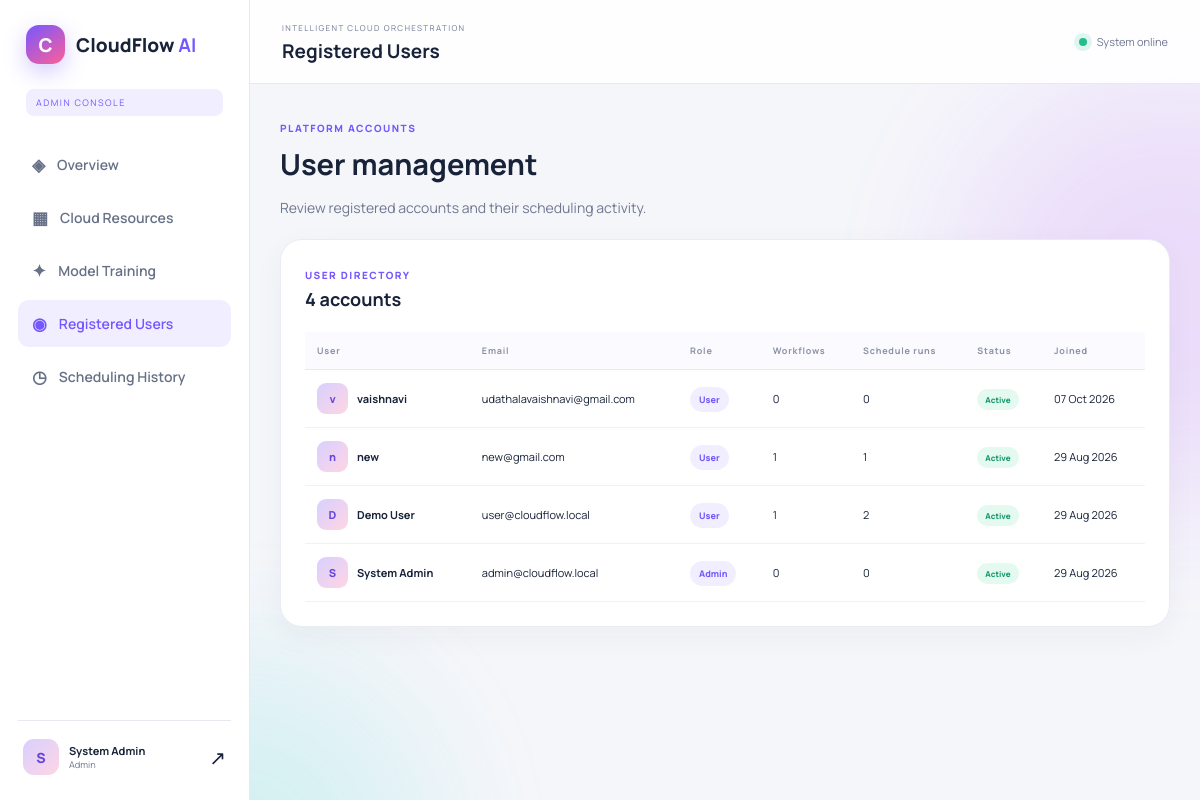
The app's page /admin/users (signed in) with its own data.
### app.py (models this page shows)
class User(db.Model):
    id = db.Column(db.Integer, primary_key=True)
    name = db.Column(db.String(100), nullable=False)
    email = db.Column(db.String(150), unique=True, nullable=False)
    password_hash = db.Column(db.String(255), nullable=False)
    role = db.Column(db.String(20), default="user", nullable=False)
    active = db.Column(db.Boolean, default=True, nullable=False)
    created_at = db.Column(db.DateTime, default=datetime.utcnow)

### app.py (the view)
    @app.route("/admin/users")
    @admin_required
    def users():
        return render_template("users.html", users=User.query.order_by(User.created_at.desc()).all())

### templates/users.html (shortened to what this page needs)
{% extends 'base.html' %}
{% block page_title %}Registered Users{% endblock %}
{% block content %}
<section class="page-intro"><div><small>PLATFORM ACCOUNTS</small><h1>User management</h1><p>Review registered accounts and their scheduling activity.</p></div></section><section class="panel"><div class="panel-head"><div><small>USER DIRECTORY</small><h3>{{ users|length }} accounts</h3></div></div><div class="table-wrap"><table><thead><tr><th>User</th><th>Email</th><th>Role</th><th>Workflows</th><th>Schedule runs</th><th>Status</th><th>Joined</th></tr></thead><tbody>{% for user in users %}<tr><td><div class="user-cell"><span>{{ user.name[0] }}</span><b>{{ user.name }}</b></div></td><td>{{ user.email }}</td><td><span class="badge">{{ user.role|title }}</span></td><td>{{ user.workflows|length }}</td><td>{{ user.schedule_runs|length }}</td><td><span class="status {{ 'ok' if user.active else 'late' }}">{{ 'Active' if user.active else 'Inactive' }}</span></td><td>{{ user.created_at.strftime('%d %b %Y') }}</td></tr>{% endfor %}</tbody></table></div></section>
{% endblock %}

### templates/base.html (shortened to what this page needs)
<!doctype html>
<html lang="en">
<head>
  <link rel="stylesheet" href="{{ url_for('static', filename='css/style.css') }}">
</head>
<body class="{% if session.get('user_id') %}app-body{% else %}public-body{% endif %}">
  {% if session.get('user_id') %}
  <aside class="sidebar" id="sidebar">
    <a class="brand" href="{{ url_for('admin_dashboard' if session.get('role') == 'admin' else 'user_dashboard') }}">
      <span class="brand-mark">C</span><span>CloudFlow <b>AI</b></span>
    </a>
    <div class="role-pill">{{ session.get('role', 'user')|upper }} CONSOLE</div>
    <nav>
      {% if session.get('role') == 'admin' %}
        <a class="{{ 'active' if request.endpoint == 'admin_dashboard' }}" href="{{ url_for('admin_dashboard') }}"><span>◈</span> Overview</a>
        <a class="{{ 'active' if request.endpoint == 'resources' }}" href="{{ url_for('resources') }}"><span>▦</span> Cloud Resources</a>
        <a class="{{ 'active' if request.endpoint == 'training' }}" href="{{ url_for('training') }}"><span>✦</span> Model Training</a>
        <a class="{{ 'active' if request.endpoint == 'users' }}" href="{{ url_for('users') }}"><span>◉</span> Registered Users</a>
      {% else %}
        <a class="{{ 'active' if request.endpoint == 'user_dashboard' }}" href="{{ url_for('user_dashboard') }}"><span>◈</span> Dashboard</a>
        <a class="{{ 'active' if request.endpoint == 'create_workflow' }}" href="{{ url_for('create_workflow') }}"><span>＋</span> New Workflow</a>
      {% endif %}
      <a class="{{ 'active' if request.endpoint == 'history' }}" href="{{ url_for('history') }}"><span>◷</span> Scheduling History</a>
    </nav>
    <div class="sidebar-footer">
      <div class="mini-avatar">{{ session.get('name','U')[0] }}</div>
      <div><strong>{{ session.get('name') }}</strong><small>{{ session.get('role')|title }}</small></div>
      <a href="{{ url_for('logout') }}" title="Logout">↗</a>
    </div>
  </aside>
  <div class="app-shell">
    <header class="topbar">
      <div><small>INTELLIGENT CLOUD ORCHESTRATION</small><h2>{% block page_title %}Dashboard{% endblock %}</h2></div>
      <div class="status-live"><i></i> System online</div>
    </header>
    <main class="content">
  {% endif %}
    {% block content %}{% endblock %}
  </main>
  {% if session.get('user_id') %}</div>{% endif %}
</body>
</html>

### static/css/style.css (style rules this page uses)
:root { --ink:#182239;--muted:#6f7890;--line:#e7e9f2;--paper:#fff;--bg:#f7f8fc;--purple:#7657ff;--purple2:#a44dff;--blue:#1a9bff;--cyan:#36d5d0;--green:#23bf8b;--orange:#ff9364;--pink:#ff5f98;--shadow:0 18px 50px rgba(38,42,75,.10);--radius:22px }
* { box-sizing:border-box }
html { scroll-behavior:smooth }
body { margin:0;color:var(--ink);font-family:Manrope,Segoe UI,sans-serif;background:var(--bg);font-size:14px }
a { text-decoration:none;color:inherit }
.brand { display:flex;align-items:center;gap:11px;font-weight:800;font-size:19px }
.brand b { color:var(--purple) }
.brand-mark { display:grid;place-items:center;width:39px;height:39px;color:#fff;border-radius:13px;background:linear-gradient(145deg,var(--purple),var(--pink));box-shadow:0 8px 22px rgba(118,87,255,.3) }
.card-head i,.status-live i { width:8px;height:8px;border-radius:50%;background:var(--green);box-shadow:0 0 0 5px rgba(35,191,139,.14) }
.section-heading small,.page-intro small,.welcome-card small,.admin-hero small,.training-hero small,.result-banner small,.panel-head small,.step-head small,.detail-hero small { color:var(--purple);font-weight:800;letter-spacing:1.5px;font-size:10px }
.app-body { background:#f5f6fa }
.sidebar { position:fixed;inset:0 auto 0 0;width:250px;background:#fff;border-right:1px solid var(--line);padding:25px 18px;z-index:20;display:flex;flex-direction:column }
.sidebar .brand { padding:0 8px }
.role-pill { font-size:9px;letter-spacing:1.5px;color:var(--purple);background:#f1eeff;padding:7px 10px;border-radius:8px;margin:25px 8px }
.sidebar nav { display:flex;flex-direction:column;gap:6px }
.sidebar nav a { padding:12px 14px;border-radius:11px;color:#667086;font-weight:600;display:flex;gap:12px;align-items:center }
.sidebar nav a span { font-size:17px }
.sidebar nav a:hover,.sidebar nav a.active { color:var(--purple);background:#f1efff }
.sidebar-footer { margin-top:auto;border-top:1px solid var(--line);padding:18px 5px 0;display:grid;grid-template-columns:auto 1fr auto;gap:10px;align-items:center }
.mini-avatar,.user-cell span { width:36px;height:36px;display:grid;place-items:center;border-radius:11px;background:linear-gradient(135deg,#d8d0ff,#ffd5e4);color:#6847dc;font-weight:800 }
.sidebar-footer div:nth-child(2) { display:flex;flex-direction:column;font-size:11px }
.sidebar-footer small { color:var(--muted) }
.sidebar-footer>a { font-size:20px }
.app-shell { margin-left:250px;min-height:100vh }
.topbar { height:84px;padding:0 32px;background:rgba(255,255,255,.87);backdrop-filter:blur(18px);border-bottom:1px solid var(--line);display:flex;align-items:center;justify-content:space-between;position:sticky;top:0;z-index:10 }
.topbar h2 { font-size:19px;margin:3px 0 }
.topbar small { font-size:8px;letter-spacing:1.4px;color:var(--muted) }
.status-live { font-size:11px;color:var(--muted);display:flex;align-items:center;gap:10px }
.content { padding:30px;max-width:1500px;margin:auto }
.panel { background:#fff;border:1px solid #eaecf3;border-radius:var(--radius);padding:24px;margin-bottom:20px;box-shadow:0 9px 30px rgba(45,48,77,.045) }
.panel-head { display:flex;align-items:center;justify-content:space-between;margin-bottom:21px }
.panel-head h3 { margin:4px 0 0;font-size:18px }
.badge,.mini-tag { font-size:9px;font-weight:800;background:#f1efff;color:var(--purple);padding:6px 9px;border-radius:20px }
.table-wrap { overflow:auto }
table { width:100%;border-collapse:collapse;white-space:nowrap }
th { text-align:left;font-size:9px;letter-spacing:.8px;color:#8991a3;background:#fafaff;padding:12px;border-bottom:1px solid var(--line) }
td { padding:13px 12px;border-bottom:1px solid #f0f1f5;font-size:11px }
.detail-hero h1,.page-intro h1,.training-hero h1 { font-size:29px;margin:8px 0 }
.detail-hero p,.page-intro p,.training-hero p { color:var(--muted) }
.status { font-size:8px;font-weight:800;padding:5px 8px;border-radius:20px }
.status.ok { background:#e4f9f0;color:#159a6d }
.page-intro { margin:3px 0 22px }
.user-cell { display:flex;align-items:center;gap:9px }
.user-cell span { width:31px;height:31px;border-radius:9px }

### records on screen
User: get "ADMIN", get "System Admin", get "Admin", name "S", name "System Admin", email "admin@cloudflow.local", role "Admin", workflows|length "0", schedule_runs|length "0", active "Active", created_at "29 Aug 2026"
User: name "v", name "vaishnavi", email "udathalavaishnavi@gmail.com", role "User", workflows|length "0", schedule_runs|length "0", active "Active", created_at "07 Oct 2026"
User: name "n", name "new", email "new@gmail.com", role "User", workflows|length "1", schedule_runs|length "1", active "Active", created_at "29 Aug 2026"
User: name "D", name "Demo User", email "user@cloudflow.local", role "User", workflows|length "1", schedule_runs|length "2", active "Active", created_at "29 Aug 2026"

### other values on screen
{{ session.get('name','U')[0] }} "S"
{{ users|length }} "4"
